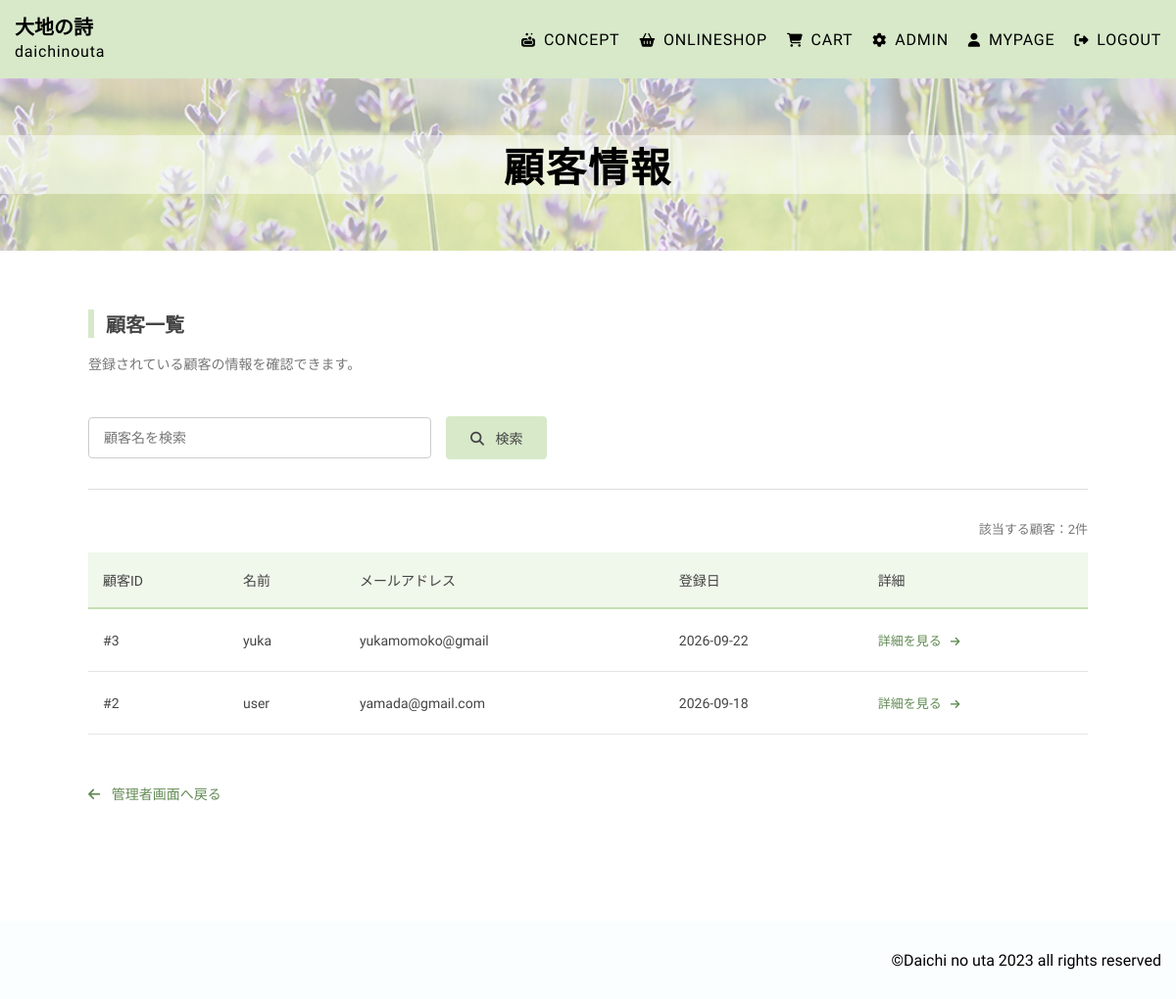
Page /customer_admin.php (signed in) on the committed database.
### tables this page shows
CREATE TABLE `users` (
  `id` int(11) NOT NULL,
  `name` varchar(50) NOT NULL,
  `email` varchar(100) NOT NULL,
  `password` text NOT NULL,
  `role` varchar(10) NOT NULL,
  `created_at` date NOT NULL,
  `updated_at` date NOT NULL
);

### func.php (called while the page is built)
<?php
function h(string $str){
    return htmlspecialchars($str,ENT_QUOTES);
}

### customer_admin.php (the view, shortened to what this page needs)
<?php
require_once("conn.php");
require_once("func.php");
$keyword = trim($_GET["keyword"] ?? "");
if ($keyword === "") {
    $str = "SELECT *
            FROM users
            WHERE role != 'admin'
            ORDER BY created_at DESC";
    $stmt = $db->query($str);
}
$users = $stmt->fetchAll(PDO::FETCH_ASSOC);
?>
<!DOCTYPE html>
<html lang="ja">
<head>
    <link rel="stylesheet" href="https://cdnjs.cloudflare.com/ajax/libs/font-awesome/6.5.1/css/all.min.css">
    <link rel="stylesheet" href="https://cdnjs.cloudflare.com/ajax/libs/font-awesome/6.5.1/css/all.min.css"><link rel="preconnect" href="https://fonts.googleapis.com">
    <link rel="stylesheet" href="css/mystyle.css">
</head>
<body>
<header>
<div class="top">
<a href="index.php">
<h2>大地の詩</h2>
<p>daichinouta</p>
</a>
</div>
<nav class="site-nav">
<ul>
<li><a href="concept.php"><i class="fa-solid fa-soap"></i>CONCEPT</a></li>
<li><a href="onlineshop.php"><i class="fa-solid fa-basket-shopping"></i>ONLINESHOP</a></li>
<li><a href="cart.php"><i class="fa-solid fa-cart-shopping"></i>CART</a></li>
<?php
    if(isset($_SESSION["login"]) and $_SESSION["login"] == "admin"){
        echo "<li><a href=\"admin.php\"><i class=\"fa-solid fa-gear\"></i>ADMIN</a></li>";
    }
    if(isset($_SESSION["login"])){
        echo "<li><a href=\"mypage.php\"><i class=\"fa-solid fa-user\"></i>MYPAGE</a></li>";
        echo "<li><a href=\"logout.php\"><i class=\"fa-solid fa-right-from-bracket\"></i>LOGOUT</a></li>";
    }
?>
</ul>
</nav>
</header>
<article class="onlineshop">
    <div class="midasi">
        <h2>顧客情報</h2>
    </div>
    <div class="order-admin customer-admin">
        <h3>顧客一覧</h3>
        <p class="order-admin-description">
            登録されている顧客の情報を確認できます。
        </p>
        <form action="customer_admin.php"
              method="get"
              class="customer-search">
            <input
                type="text"
                name="keyword"
                value="<?= h($keyword) ?>"
                placeholder="顧客名を検索"
            >
            <button type="submit">
                <i class="fa-solid fa-magnifying-glass"></i>
                検索
            </button>
        </form>
        <?php if (empty($users)): ?>
            <div class="order-empty">
                <i class="fa-solid fa-users-slash"></i>
                <p>該当する顧客が見つかりませんでした。</p>
                <span>
                    検索条件を変更して、もう一度お試しください。
                </span>
                <a href="customer_admin.php">
                    すべての顧客を見る →
                </a>
            </div>
        <?php else: ?>
            <p class="order-count">
                該当する顧客：<?= count($users) ?>件
            </p>
            <div class="order-table-wrap">
                <table class="order-table">
                    <thead>
                        <tr>
                            <th>顧客ID</th>
                            <th>名前</th>
                            <th>メールアドレス</th>
                            <th>登録日</th>
                            <th>詳細</th>
                        </tr>
                    </thead>
                    <tbody>
                        <?php foreach ($users as $user): ?>
                            <tr>
                                <td>
                                    #<?= h($user["id"]) ?>
                                </td>
                                <td>
                                    <?= h($user["name"]) ?>
                                </td>
                                <td>
                                    <?= h($user["email"]) ?>
                                </td>
                                <td>
                                    <?= h($user["created_at"]) ?>
                                </td>
                                <td>
                                    <a
                                        href="customer_detail.php?id=<?= h($user["id"]) ?>"
                                        class="order-detail-btn"
                                    >
                                        詳細を見る
                                        <i class="fa-solid fa-arrow-right"></i>
                                    </a>
                                </td>
                            </tr>
                        <?php endforeach; ?>
                    </tbody>
                </table>
            </div>
        <?php endif; ?>
        <div class="admin-back">
            <a href="admin.php">
                <i class="fa-solid fa-arrow-left"></i>
                管理者画面へ戻る
            </a>
        </div>
    </div>
</article>
<footer>
<small>&copy;Daichi no uta 2023 all rights reserved</small>
</footer>
</body>
</html>

### css/mystyle.css (style rules this page uses)
html { font-size: 62.5%; }
body { margin: 0; padding: 0; overflow-x: hidden; font-family: "Kiwi Maru", serif; }
header { background-color: #d7e9c9; height: 80px; display: flex; justify-content: space-between; align-items: center; }
header .top { margin-left: 15px; line-height: 8px; }
header .top a { color: inherit; text-decoration: none; }
header .top a h2 { font-size: 2rem; }
header .top a p { font-size: 1.6rem; letter-spacing: 0.05em; }
header .site-nav ul { list-style-type: none; display: flex; gap: 15px; margin-right: 15px; }
header .site-nav ul a { font-size: 1.6rem; padding-left: 5px; letter-spacing: 0.05em; color: inherit; text-decoration: none; }
header .site-nav ul a i { margin-right: 8px; font-size: 1.4rem; }
.onlineshop .midasi { height: 22vh; background-image: url(../image/大地の詩背景.jpg); background-size: cover; display: flex; justify-content: center; align-items: center; }
.onlineshop .midasi h2 { width: 100%; margin: 0; font-size: 4.1rem; text-align: center; background-color: rgba(251, 254, 255, 0.4980392157); letter-spacing: 0.05em; }
.admin-back { width: 80%; margin: 50px auto 100px; }
.admin-back a { font-size: 1.4rem; color: #638b55; text-decoration: none; }
.admin-back a i { margin-right: 8px; }
.order-admin { width: 85%; max-width: 1100px; margin: 60px auto 120px; }
.order-admin h3 { font-size: 2rem; color: #444; border-left: 6px solid #d7e9c9; padding-left: 12px; margin-bottom: 15px; }
.order-admin .order-admin-description { font-size: 1.4rem; color: #777; margin-bottom: 40px; line-height: 1.8; }
.order-admin .admin-back { width: 100%; margin: 50px 0 0; }
.order-count { text-align: right; font-size: 1.3rem; color: #777; margin-bottom: 15px; }
.order-table-wrap { width: 100%; overflow-x: auto; }
.order-table { width: 100%; border-collapse: collapse; font-size: 1.4rem; color: #444; white-space: nowrap; }
.order-table th { padding: 18px 15px; background-color: #f0f7eb; font-weight: normal; text-align: left; border-bottom: 2px solid #c4ddb1; }
.order-table td { padding: 22px 15px; border-bottom: 1px solid #e5e5e5; vertical-align: middle; }
.order-table tbody tr { transition: background-color 0.2s; }
.order-detail-btn { color: #638b55; font-size: 1.3rem; text-decoration: none; }
.order-detail-btn i { margin-left: 6px; font-size: 1.1rem; }
.customer-search { display: flex; align-items: center; gap: 15px; padding-bottom: 30px; margin-bottom: 30px; border-bottom: 1px solid #ddd; }
.customer-search input { width: 350px; max-width: 100%; padding: 12px 15px; box-sizing: border-box; border: 1px solid #ccc; border-radius: 4px; background-color: #fff; font-family: "Kiwi Maru", serif; font-size: 1.4rem; color: #444; }
.customer-search button { padding: 12px 25px; background-color: #d7e9c9; border: none; border-radius: 4px; font-family: "Kiwi Maru", serif; font-size: 1.4rem; color: #444; cursor: pointer; transition: 0.2s; }
.customer-search button i { margin-right: 8px; }
footer { background-color: #fbfeff; display: flex; justify-content: end; align-items: center; height: 80px; }
footer small { font-size: 1.6rem; margin-right: 15px; margin-top: 0; }

### rows in the picture
users: id "3", name "yuka", email "yukamomoko@gmail", created_at "2026-09-22"
users: id "2", name "user", email "yamada@gmail.com", created_at "2026-09-18"

### other values in the picture
count($users) "2"
